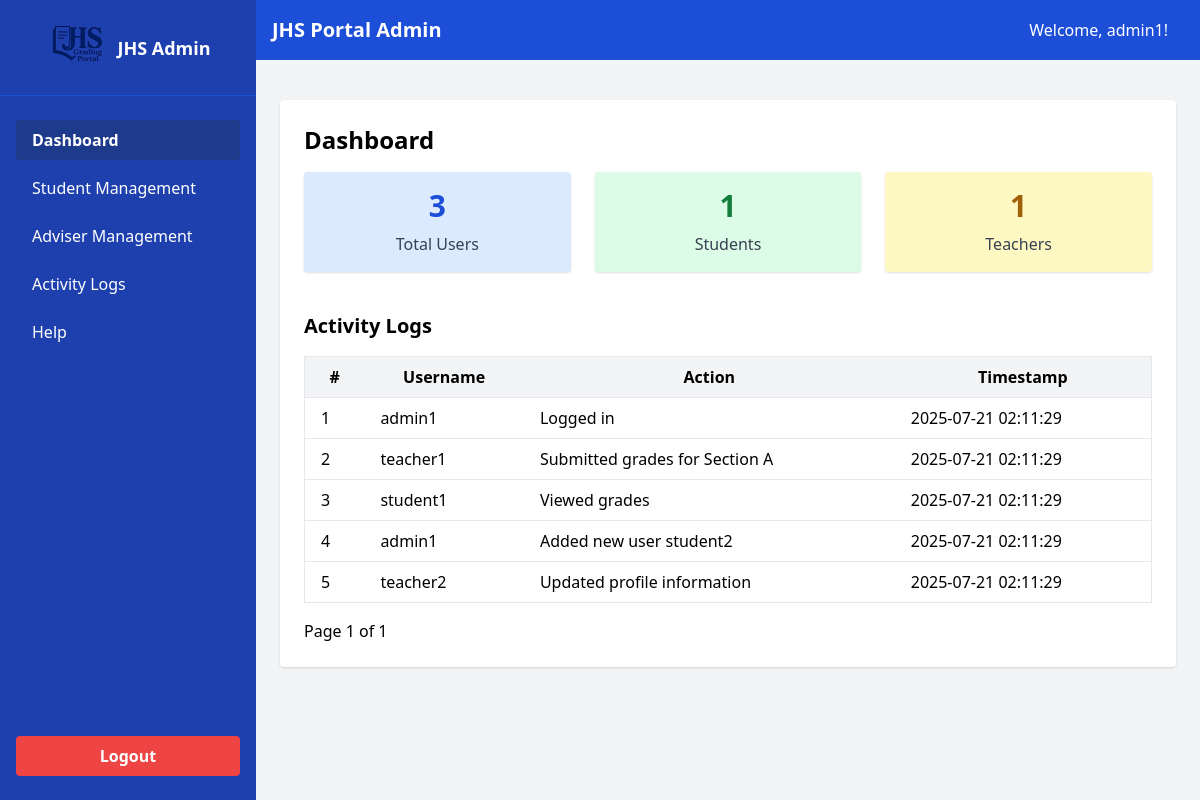
The page /admin.php (signed in) on the database its author committed.
### tables this page shows
CREATE TABLE IF NOT EXISTS activity_logs (
    id INT AUTO_INCREMENT PRIMARY KEY,
    username VARCHAR(100) NOT NULL,
    action VARCHAR(255) NOT NULL,
    timestamp DATETIME DEFAULT CURRENT_TIMESTAMP
);

### admin.php (the view, shortened to what this page needs)
<?php
include 'db_connect.php';
$section = isset($_GET['section']) ? $_GET['section'] : 'dashboard';
?>
<!DOCTYPE html>
<html lang="en">
<head>
    <script src="https://cdn.tailwindcss.com"></script>
</head>
<body class="bg-gray-100 min-h-screen flex">
    <aside class="w-64 bg-blue-800 text-white flex flex-col min-h-screen fixed left-0 top-0 z-20">
        <div class="flex items-center justify-center h-24 border-b border-blue-700">
            <img src="logo.jpg" alt="JHS Portal Logo" class="h-16 w-16 object-contain mr-2">
            <span class="font-bold text-lg">JHS Admin</span>
        </div>
        <nav class="flex-1 px-4 py-6">
            <ul class="space-y-2">
                <li><a href="admin.php?section=dashboard" class="block px-4 py-2 rounded hover:bg-blue-700 font-semibold <?php echo $section=='dashboard' ? 'bg-blue-900' : ''; ?>">Dashboard</a></li>
                <li><a href="admin.php?section=students" class="block px-4 py-2 rounded hover:bg-blue-700 <?php echo $section=='students' ? 'bg-blue-900 font-semibold' : ''; ?>">Student Management</a></li>
                <li><a href="admin.php?section=advisers" class="block px-4 py-2 rounded hover:bg-blue-700 <?php echo $section=='advisers' ? 'bg-blue-900 font-semibold' : ''; ?>">Adviser Management</a></li>
                <li><a href="admin.php?section=activity" class="block px-4 py-2 rounded hover:bg-blue-700 <?php echo $section=='activity' ? 'bg-blue-900 font-semibold' : ''; ?>">Activity Logs</a></li>
                <li><a href="#" class="block px-4 py-2 rounded hover:bg-blue-700">Help</a></li>
            </ul>
        </nav>
        <div class="px-4 pb-6 mt-auto">
            <a href="logout.php" class="block w-full text-center bg-red-500 hover:bg-red-600 px-4 py-2 rounded font-semibold">Logout</a>
        </div>
    </aside>
    <div class="flex-1 ml-64">
        <nav class="bg-blue-700 p-4 text-white flex justify-between items-center sticky top-0 z-10">
            <div class="font-bold text-xl">JHS Portal Admin</div>
            <div>
                <span class="mr-4">Welcome, <?php echo htmlspecialchars($_SESSION['username']); ?>!</span>
            </div>
        </nav>
        <main class="max-w-4xl mx-auto mt-10 p-6 bg-white rounded shadow">
            <?php if ($section == 'students'): ?>
                <h1 class="text-2xl font-bold mb-4">Student Management</h1>
                <form method="get" class="mb-4 flex items-center">
                    <input type="hidden" name="section" value="students">
                    <label for="filter" class="mr-2 font-semibold">Show:</label>
                    <select name="filter" id="filter" class="border rounded px-2 py-1 mr-2">
                        <option value="all" <?php if (!isset($_GET['filter']) || $_GET['filter'] == 'all') echo 'selected'; ?>>All Students</option>
                        <option value="dropout" <?php if (isset($_GET['filter']) && $_GET['filter'] == 'dropout') echo 'selected'; ?>>Active Dropout</option>
                    </select>
                    <button type="submit" class="bg-blue-600 text-white px-3 py-1 rounded hover:bg-blue-700">Filter</button>
                </form>
                <?php
                $page = isset($_GET['page']) ? max(1, intval($_GET['page'])) : 1;
                $per_page = 10;
                $offset = ($page - 1) * $per_page;
                $filter = isset($_GET['filter']) ? $_GET['filter'] : 'all';
                $where = "WHERE role='student'";
                if ($filter == 'dropout') {
                    $where .= " AND status='dropout'";
                }
                $total_result = $conn->query("SELECT COUNT(*) as total FROM users $where");
                $total_students = $total_result ? $total_result->fetch_assoc()['total'] : 0;
                $total_pages = ceil($total_students / $per_page);
                $students = $conn->query("SELECT id, username, full_name, email, status FROM users $where ORDER BY id ASC LIMIT $per_page OFFSET $offset");
                ?>
                <div class="overflow-x-auto mb-4">
                    <table class="min-w-full bg-white border border-gray-200 rounded">
                        <thead class="bg-gray-100">
                            <tr>
                                <th class="py-2 px-4 border-b">#</th>
                                <th class="py-2 px-4 border-b">Username</th>
                                <th class="py-2 px-4 border-b">Full Name</th>
                                <th class="py-2 px-4 border-b">Email</th>
                                <th class="py-2 px-4 border-b">Status</th>
                            </tr>
                        </thead>
                        <tbody>
                            <?php
                            if ($students && $students->num_rows > 0) {
                                $i = $offset + 1;
                                while ($student = $students->fetch_assoc()) {
                                    echo "<tr>";
                                    echo "<td class='py-2 px-4 border-b'>" . $i++ . "</td>";
                                    echo "<td class='py-2 px-4 border-b'>" . htmlspecialchars($student['username']) . "</td>";
                                    echo "<td class='py-2 px-4 border-b'>" . htmlspecialchars($student['full_name']) . "</td>";
                                    echo "<td class='py-2 px-4 border-b'>" . htmlspecialchars($student['email']) . "</td>";
                                    echo "<td class='py-2 px-4 border-b'>" . htmlspecialchars($student['status']) . "</td>";
                                    echo "</tr>";
                                }
                            } else {
                                echo "<tr><td colspan='5' class='py-4 text-center text-gray-500'>No students found.</td></tr>";
                            }
                            ?>
                        </tbody>
                    </table>
                </div>
                <div class="flex justify-between items-center">
                    <span>Page <?php echo $page; ?> of <?php echo $total_pages; ?></span>
                    <div>
                        <?php if ($page > 1): ?>
                            <a href="admin.php?section=students&page=<?php echo $page-1; ?>&filter=<?php echo $filter; ?>" class="px-3 py-1 bg-blue-200 text-blue-800 rounded hover:bg-blue-300 mr-2">Previous</a>
                        <?php endif; ?>
                        <?php if ($page < $total_pages): ?>
                            <a href="admin.php?section=students&page=<?php echo $page+1; ?>&filter=<?php echo $filter; ?>" class="px-3 py-1 bg-blue-200 text-blue-800 rounded hover:bg-blue-300">Next</a>
                        <?php endif; ?>
                    </div>
                </div>
            <?php else: ?>
                <h1 class="text-2xl font-bold mb-4">Dashboard</h1>
                <div class="grid grid-cols-1 md:grid-cols-3 gap-6 mb-8">
                    <div class="bg-blue-100 p-4 rounded shadow text-center">
                        <div class="text-3xl font-bold text-blue-700">
                            <?php
                            $result = $conn->query("SELECT COUNT(*) as total FROM users");
                            $row = $result->fetch_assoc();
                            echo $row['total'];
                            ?>
                        </div>
                        <div class="text-gray-700 mt-2">Total Users</div>
                    </div>
                    <div class="bg-green-100 p-4 rounded shadow text-center">
                        <div class="text-3xl font-bold text-green-700">
                            <?php
                            $result = $conn->query("SELECT COUNT(*) as total FROM users WHERE role='student'");
                            $row = $result->fetch_assoc();
                            echo $row['total'];
                            ?>
                        </div>
                        <div class="text-gray-700 mt-2">Students</div>
                    </div>
                    <div class="bg-yellow-100 p-4 rounded shadow text-center">
                        <div class="text-3xl font-bold text-yellow-700">
                            <?php
                            $result = $conn->query("SELECT COUNT(*) as total FROM users WHERE role='teacher'");
                            $row = $result->fetch_assoc();
                            echo $row['total'];
                            ?>
                        </div>
                        <div class="text-gray-700 mt-2">Teachers</div>
                    </div>
                </div>
                <div class="mt-10">
                    <h2 class="text-xl font-semibold mb-4">Activity Logs</h2>
                    <?php
                    $page = isset($_GET['page']) ? max(1, intval($_GET['page'])) : 1;
                    $per_page = 10;
                    $offset = ($page - 1) * $per_page;
                    $total_result = $conn->query("SELECT COUNT(*) as total FROM activity_logs");
                    $total_logs = $total_result ? $total_result->fetch_assoc()['total'] : 0;
                    $total_pages = ceil($total_logs / $per_page);
                    $logs = $conn->query("SELECT id, username, action, timestamp FROM activity_logs ORDER BY timestamp DESC LIMIT $per_page OFFSET $offset");
                    ?>
                    <div class="overflow-x-auto mb-4">
                        <table class="min-w-full bg-white border border-gray-200 rounded">
                            <thead class="bg-gray-100">
                                <tr>
                                    <th class="py-2 px-4 border-b">#</th>
                                    <th class="py-2 px-4 border-b">Username</th>
                                    <th class="py-2 px-4 border-b">Action</th>
                                    <th class="py-2 px-4 border-b">Timestamp</th>
                                </tr>
                            </thead>
                            <tbody>
                                <?php
                                if ($logs && $logs->num_rows > 0) {
                                    while ($log = $logs->fetch_assoc()) {
                                        echo "<tr>";
                                        echo "<td class='py-2 px-4 border-b'>" . $log['id'] . "</td>";
                                        echo "<td class='py-2 px-4 border-b'>" . htmlspecialchars($log['username']) . "</td>";
                                        echo "<td class='py-2 px-4 border-b'>" . htmlspecialchars($log['action']) . "</td>";
                                        echo "<td class='py-2 px-4 border-b'>" . $log['timestamp'] . "</td>";
                                        echo "</tr>";
                                    }
                                } else {
                                    echo "<tr><td colspan='4' class='py-4 text-center text-gray-500'>No activity logs found.</td></tr>";
                                }
                                ?>
                            </tbody>
                        </table>
                    </div>
                    <div class="flex justify-between items-center">
                        <span>Page <?php echo $page; ?> of <?php echo $total_pages; ?></span>
                    </div>
                </div>
            <?php endif; ?>
        </main>
    </div>
</body>
</html>

### rows shown on the page
activity_logs: id "1", username "admin1", action "Logged in", timestamp "2025-07-21 02:11:29"
activity_logs: id "2", username "teacher1", action "Submitted grades for Section A", timestamp "2025-07-21 02:11:29"
activity_logs: id "3", username "student1", action "Viewed grades", timestamp "2025-07-21 02:11:29"
activity_logs: id "4", username "admin1", action "Added new user student2", timestamp "2025-07-21 02:11:29"
activity_logs: id "5", username "teacher2", action "Updated profile information", timestamp "2025-07-21 02:11:29"

### other values the page prints
$_SESSION['username'] "admin1"
$row['total'] "3"
$row['total'] "1"
$page "1"
$total_pages "1"
